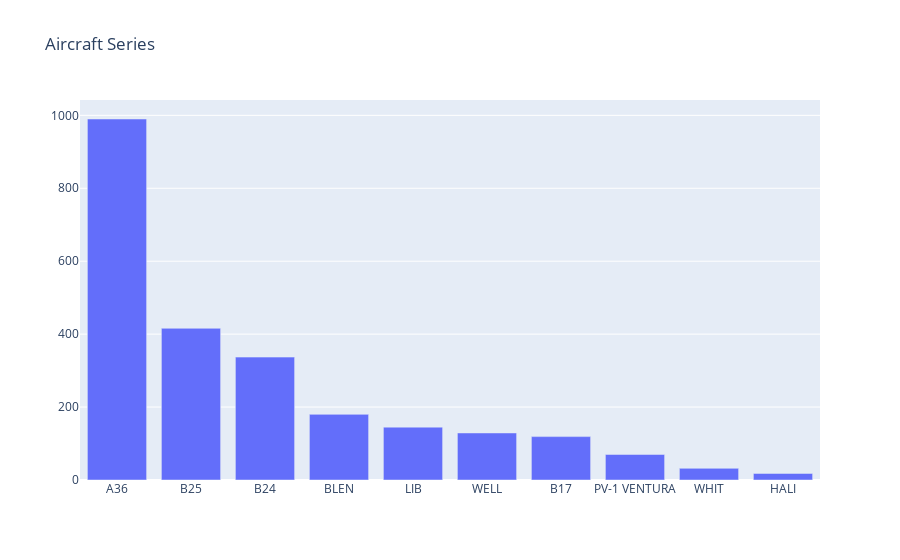

The cell this chart's notebook holds for it:
### Code cell
# nbformat
# This package contains the base implementation of the Jupyter Notebook format,
# and Python APIs for working with notebooks.

# Aircraft Series: 十大飞机系列
data = aerial["Aircraft Series"].value_counts()
print(data[:10])
data = [go.Bar(x=data[:10].index, y=data[:10].values)]

layout = dict(title="Aircraft Series")
fig = go.Figure(data=data, layout=layout)
iplot(fig)

### Figure 1 — Plotly figure (JSON) as saved in the notebook; plotly's stock layout.template omitted (floating-point values rounded to 4 significant figures)
{"data": [{"type": "bar", "x": ["A36", "B25", "B24", "BLEN", "LIB", "WELL", "B17", "PV-1 VENTURA", "WHIT", "HALI"], "y": [990, 416, 337, 180, 145, 129, 119, 70, 32, 18]}], "layout": {"title": {"text": "Aircraft Series"}}}
